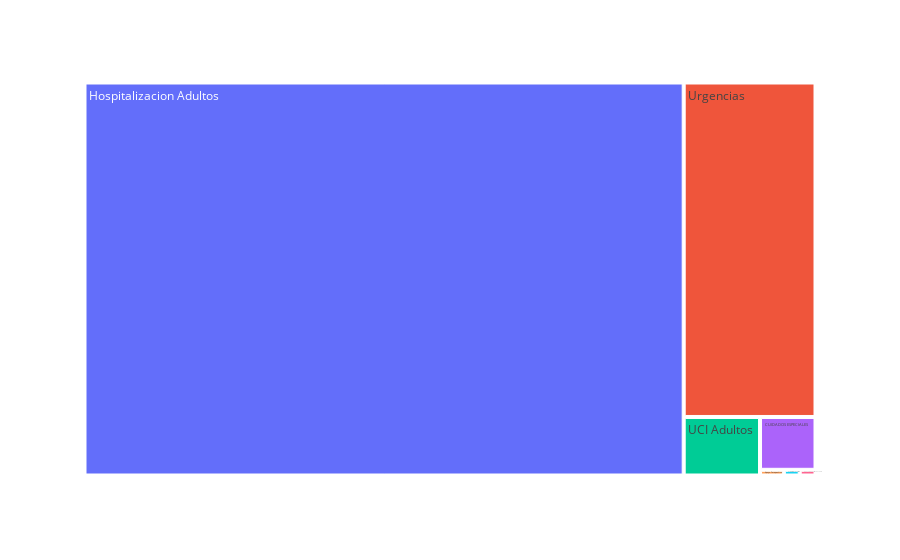

The notebook cell saved with this chart:
### Code cell
# ax = sns.barplot(x=egresos['UNIDAD ESTRATEGICA'].value_counts().index,   y=egresos['UNIDAD ESTRATEGICA'].value_counts())
# plt.xlabel('UNIDAD ESTRATEGICA', size = 12)
# plt.xticks(rotation=90, size = 12)
# plt.ylabel('Count', size = 12)
# plt.show()
fig = px.treemap(egresos, path=['UNIDAD ESTRATEGICA'], values='NRODOC') 
fig.show()

### Figure 1 — Plotly figure (JSON) as saved in the notebook; plotly's stock layout.template omitted (floating-point values rounded to 4 significant figures)
{"data": [{"branchvalues": "total", "domain": {"x": [0, 1], "y": [0, 1]}, "hovertemplate": "labels=%{label}<br>NRODOC=%{value}<br>parent=%{parent}<br>id=%{id}<extra></extra>", "ids": ["Apoyo Diagnostico Ambulatorio", "Apoyo Terapeutico", "CUIDADOS ESPECIALES", "Hospitalizacion Adultos", "Hospitalizacion Domiciliaria", "UCI Adultos", "Urgencias"], "labels": ["Apoyo Diagnostico Ambulatorio", "Apoyo Terapeutico", "CUIDADOS ESPECIALES", "Hospitalizacion Adultos", "Hospitalizacion Domiciliaria", "UCI Adultos", "Urgencias"], "name": "", "parents": ["", "", "", "", "", "", ""], "type": "treemap", "values": [616278, 930828, 20127164, 1616987133, 619890, 30671551, 302729452]}], "layout": {"legend": {"tracegroupgap": 0}, "margin": {"t": 60}}}
